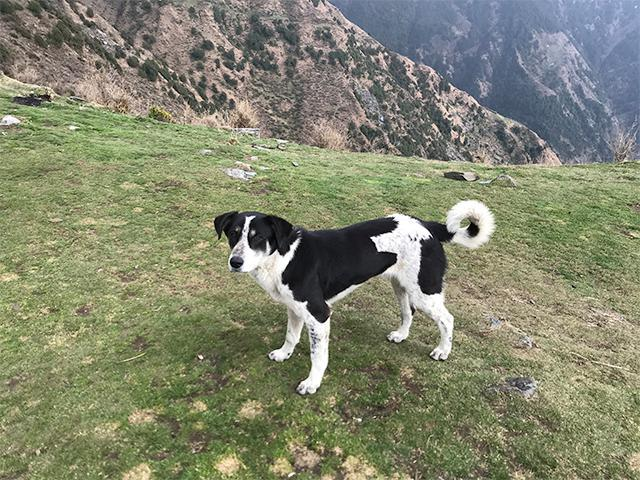
#> input picture Collage Creator/images/Image1.jpg, 640 x 480 px
$ python -i CollageCreator.py   (imports and definitions only)
#> lines starting #> are read from the running program, lines starting #| are printed output that depends on the picture; after the words box and inside, x2 and y2 are one past the last pixel; in counts of white or black regions, pixels touching at a corner belong together
#!/usr/bin/env python
# coding: utf-8

# # Assingment1
#

# ### Task -
# #### Extract a video’s frames as input and create a collage of frames of that video.Chose six frames from the video randomly and join them into a collage. Sort the frames based on their color/edge information. An example for image placement in collage: image with less variation in color can be in the centre and the ones on the boundary of the collage have more color variation.
#
# ### Marking –
# #### CollageCreate(AddressofFolder)  function in CollageCreator.py returns and displays a collage image. The input to the function is a relative address of folder containing images from a video. Marks – 8 marks
# #### In the word document Report.doc discuss the method in CollageCreate(). How are the images joined together? Word limit - 100 words – 2 marks Hint: histograms, color and edge information can be used. For extracting frames from a video, you can use ffmpeg library.
#

# In[26]:


from skimage import io,filters,feature,img_as_ubyte,img_as_float
from skimage.color import rgb2gray
from matplotlib import *
import numpy as np
from skimage.transform import resize
from skimage.viewer import ImageViewer as IV
import glob
import random

# [87 lines left out: functions CollageCreate, merge, merge_h, merge_v, not called in this run]

#Function For Sort
def var_color_edge(image):

    #Color Intensity variance
    height,width,depth=np.shape(image)
#> height = 480; width = 640; depth = 3
    color=[]
    for c in range (depth):
        temp=0;
        for i in range (height):
            for j in range(width):
                temp+=image[i][j][c]
        color.append(temp/(height*width)*100)
#> after the loop, color = [13094.6, 13414.5, 11102.5]


    color=(color[0] + color[1] + color[2])/3
#> color = 12537.2


    #Edge Variance
    temp=rgb2gray(image)
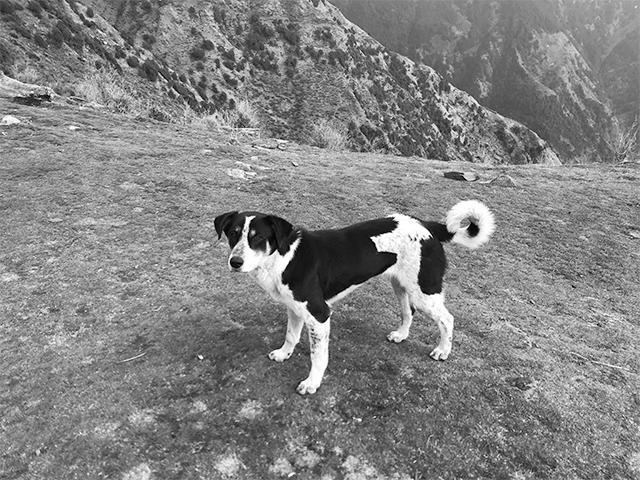
#> temp: shape (480, 640) float64; min 0, max 1, mean 0.517
    temp=feature.canny(temp,sigma=2)
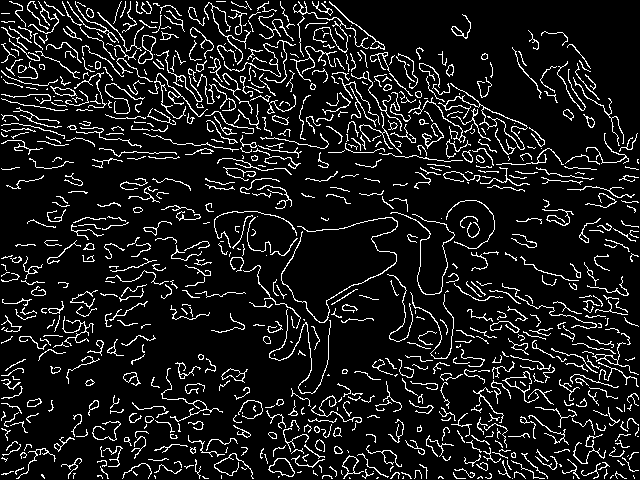
#> temp: shape (480, 640) bool; 10.4% white in thin lines or dots

    from skimage.filters import threshold_otsu

    temp=img_as_ubyte(temp)
#> temp: shape (480, 640); 10.4% white in thin lines or dots

    thresh=threshold_otsu(temp)
#> thresh = 0
    temp= temp<= thresh
#> temp: shape (480, 640) bool; 89.6% white; black in thin lines or dots

    black=np.sum(temp==0)
#> black = 31860
    white=np.sum(temp==1)
#> white = 275340

    edge=(black/(black+white))*100
#> edge = 10.37


    #Sort by 20% color var and 80%Edge Variance
    return 0.8*edge + 0.2*color


# [1 line not run here, left out]


# In[ ]:

>>> import cv2
>>> picture = cv2.cvtColor(cv2.imread('images/Image1.jpg'), cv2.COLOR_BGR2RGB)
>>> result = var_color_edge(picture)
#> result = 2515.7

$ run again, on Collage Creator/images/Image4.jpg
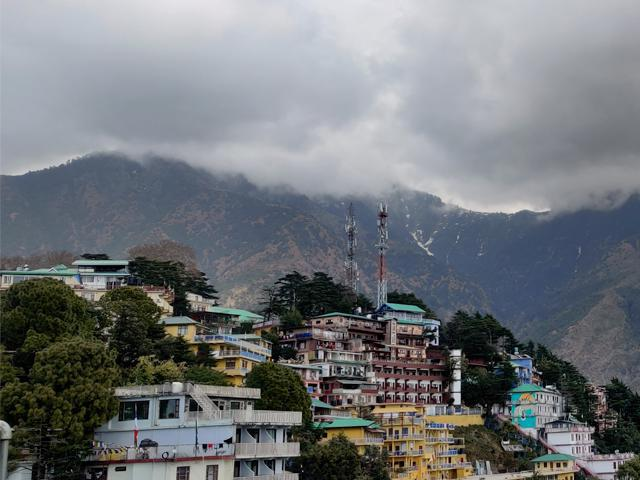
#> input picture Collage Creator/images/Image4.jpg, 640 x 480 px
#> after the loop in var_color_edge, `for c in range (depth):`: color = [11390.9, 11767, 12148.7]
#> in var_color_edge, `color=(color[0] + color[1] + color[2])/3`: color = 11768.9
#> in var_color_edge, `temp=rgb2gray(image)`:
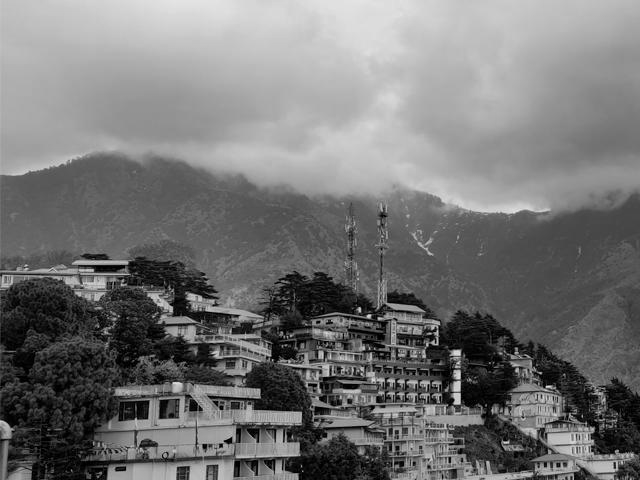
#> temp: shape (480, 640) float64; min 0, max 0.902, mean 0.459
#> in var_color_edge, `temp=feature.canny(temp,sigma=2)`:
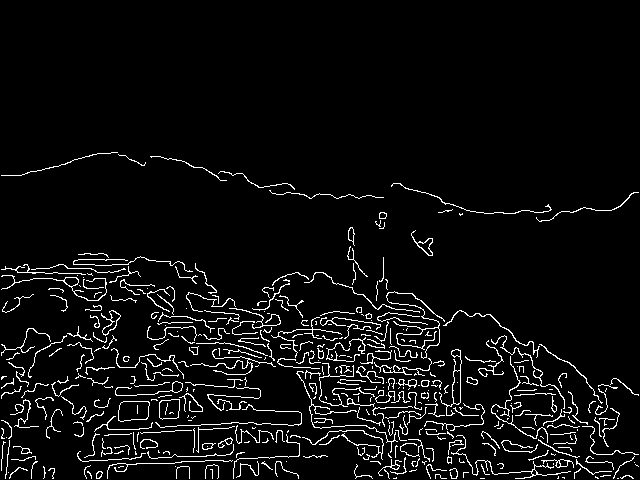
#> temp: shape (480, 640) bool; 5.2% white in thin lines or dots, all inside (x1, y1, x2, y2) = (1, 152, 639, 479)
#> thresh = 0
#> black = 15911
#> white = 291289
#> edge = 5.18
#> result = 2357.9

$ run again, on Collage Creator/images/Image5.jpg
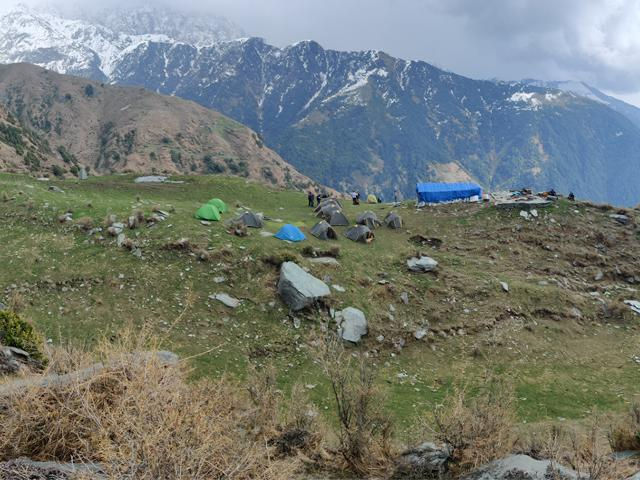
#> input picture Collage Creator/images/Image5.jpg, 640 x 480 px
#> after the loop in var_color_edge, `for c in range (depth):`: color = [11556.6, 12189.2, 11556.9]
#> in var_color_edge, `color=(color[0] + color[1] + color[2])/3`: color = 11767.6
#> in var_color_edge, `temp=rgb2gray(image)`:
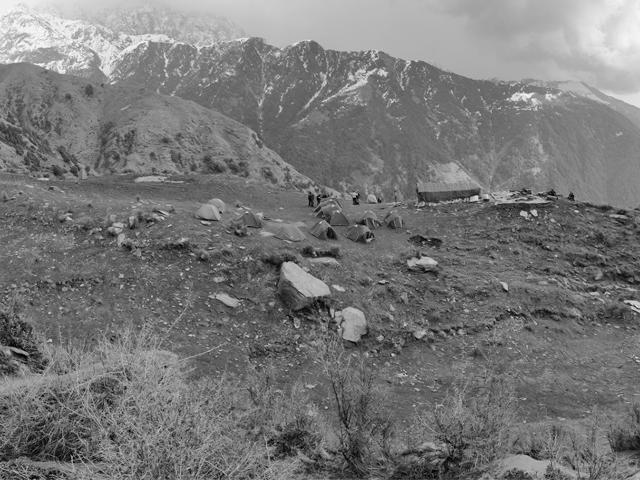
#> temp: shape (480, 640) float64; min 0, max 0.995, mean 0.471
#> in var_color_edge, `temp=feature.canny(temp,sigma=2)`:
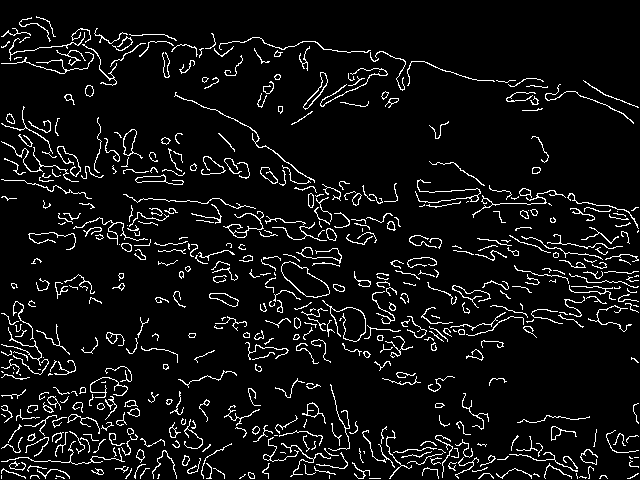
#> temp: shape (480, 640) bool; 6.8% white in thin lines or dots
#> thresh = 0
#> black = 20864
#> white = 286336
#> edge = 6.79
#> result = 2359

$ run again, on Collage Creator/images/Image6.jpg
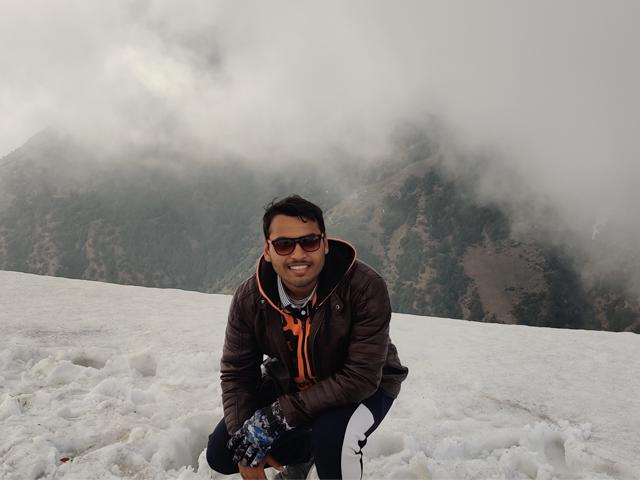
#> input picture Collage Creator/images/Image6.jpg, 640 x 480 px
#> after the loop in var_color_edge, `for c in range (depth):`: color = [14902.9, 14601.7, 14179.5]
#> in var_color_edge, `color=(color[0] + color[1] + color[2])/3`: color = 14561.4
#> in var_color_edge, `temp=feature.canny(temp,sigma=2)`:
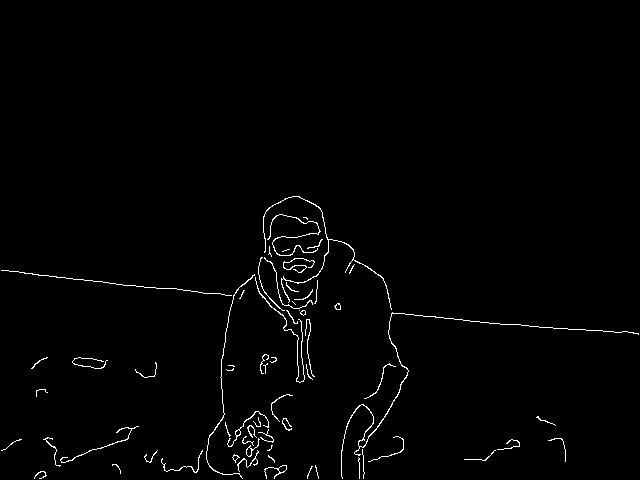
#> temp: shape (480, 640) bool; 1.3% white in thin lines or dots, all inside (x1, y1, x2, y2) = (1, 196, 639, 479)
#> thresh = 0
#> black = 4107
#> white = 303093
#> edge = 1.34
#> result = 2913.3
